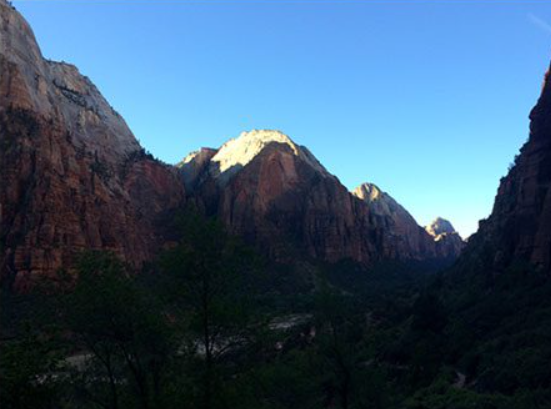
#> input picture week 5/1.png, 551 x 409 px, found by its file name
$ jupyter execute notebook.ipynb
#> lines starting #> are read from the running program, lines starting #| are printed output that depends on the picture
[cell 1]
import cv2
import matplotlib.pyplot as plt

[cell 2]
image = cv2.imread("/Users/ravshan/Documents/programming/DIP/week 5/1.png", cv2.IMREAD_GRAYSCALE)
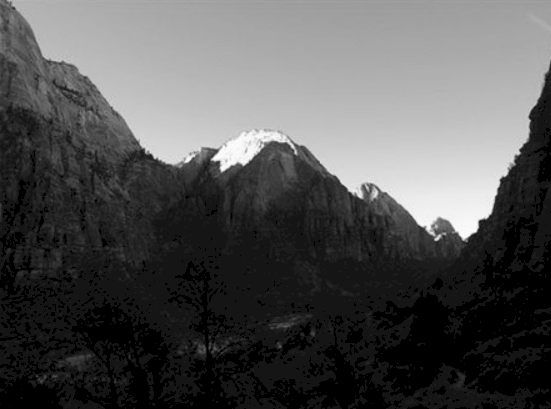
#> image: shape (409, 551); min 0, max 254, mean 83.8

equalized_image = cv2.equalizeHist(image)


plt.figure(figsize=(10, 5))
plt.subplot(2, 2, 1)
plt.imshow(image, cmap='gray')
plt.title('Original Image')
plt.axis('off')
# Function Explanation: ravel() flattens a multi-dimensional array into 1D.
# In this case, it flattens the 2D image matrix into a 1D array to plot its histogram.
plt.subplot(2, 2, 2)
plt.hist(image.ravel(), 256, [0,256])
plt.title('Histogram (Original)')
# Equalized image and its histogram
plt.subplot(2, 2, 3)
plt.imshow(equalized_image, cmap='gray')
plt.title('Equalized Image')
plt.axis('off')
plt.subplot(2, 2, 4)
plt.hist(equalized_image.ravel(), 256, [0,256])
plt.title('Histogram (Equalized)')
plt.show()
#> figure, not shown here; panel 2: tallest bar 52064 high, from x = 21 to 22; panel 4: tallest bar 52076 high, from x = 71 to 72

[cell 3]
import cv2
import matplotlib.pyplot as plt
# Read a color image
color_image = cv2.imread('1.png')
#> color_image is the input picture: shape (409, 551, 3); mean B, G, R 112.1, 87.7, 59.3
(b, g, r) = cv2.split(color_image)
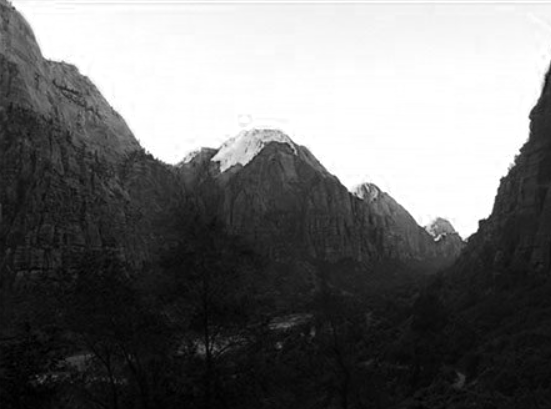
#> b: shape (409, 551); min 0, max 255, mean 112.1
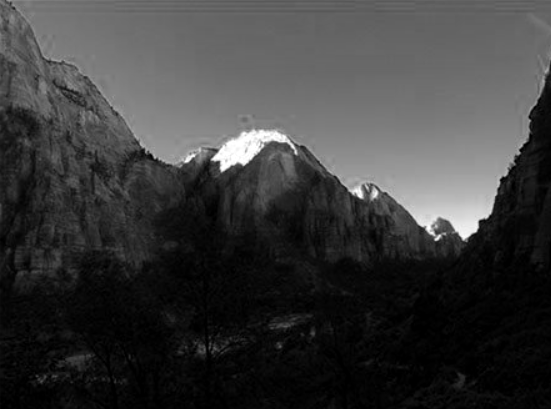
#> r: shape (409, 551); min 0, max 255, mean 59.3

equalized_b = cv2.equalizeHist(b)
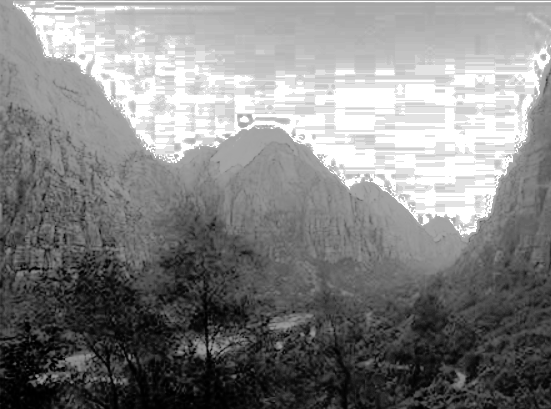
#> equalized_b: shape (409, 551); min 0, max 255, mean 130.9
equalized_g = cv2.equalizeHist(g)
equalized_r = cv2.equalizeHist(r)
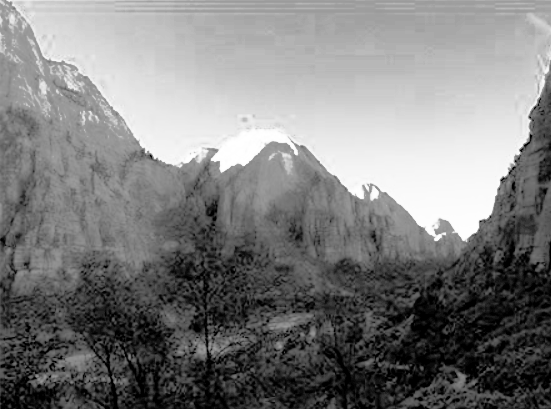
#> equalized_r: shape (409, 551); min 0, max 255, mean 125.8
# Merge the equalized channels
equalized_color_image = cv2.merge([equalized_b, equalized_g, equalized_r])
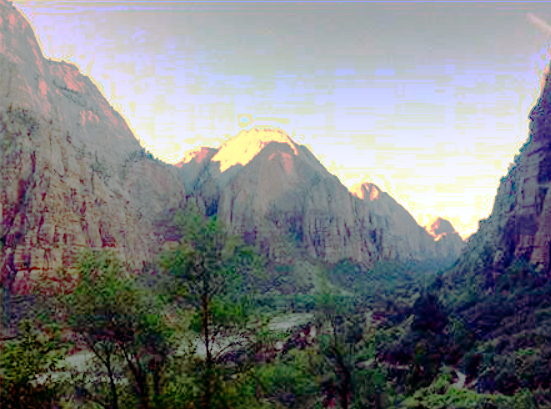
#> equalized_color_image: shape (409, 551, 3); mean B, G, R 130.9, 129, 125.8


plt.figure(figsize=(10,5))
plt.subplot(1, 2, 1)
plt.imshow(cv2.cvtColor(color_image,
cv2.COLOR_BGR2RGB))
plt.title('Original Color Image')
plt.axis('off')
plt.subplot(1, 2, 2)
plt.imshow(cv2.cvtColor(equalized_color_image,
cv2.COLOR_BGR2RGB))
plt.title('Equalized Color Image (Channels Separately)')
plt.axis('off')
plt.show()

[cell 4]
import cv2
import numpy as np
from skimage import exposure
import matplotlib.pyplot as plt
# Read two grayscale images

image_source = cv2.imread('/Users/ravshan/Documents/programming/DIP/week 5/1.png', cv2.IMREAD_GRAYSCALE)
image_target = cv2.imread('bright.png',
cv2.IMREAD_GRAYSCALE)
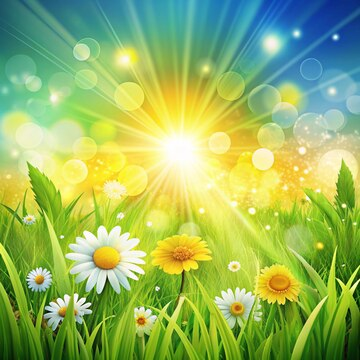
#> input picture week 5/bright.png, 360 x 360 px
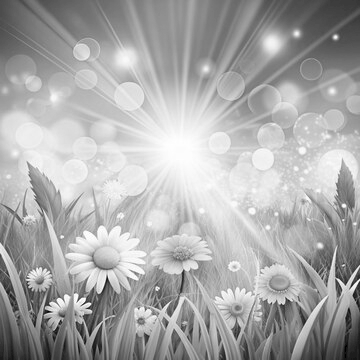
#> image_target: shape (360, 360); min 0, max 255, mean 169.7
# Function Explanation: exposure.match_histograms() matches the histogram of the source image
# to that of the target image. It adjusts pixel values to make the intensity distribution
# of the source image resemble the target image's histogram.
# Perform histogram matching
matched_image = exposure.match_histograms(image_source, image_target)
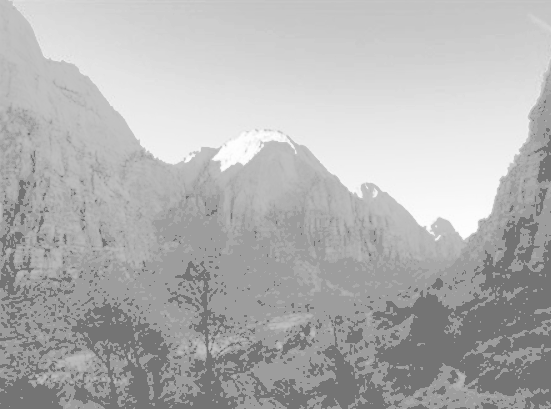
#> matched_image: shape (409, 551) float64; min 116.2, max 255, mean 179
# Display the source, target, and matched images
plt.figure(figsize=(15,5))
plt.subplot(3, 3, 1)
plt.imshow(image_source, cmap='gray')
plt.title('Source Image')
plt.axis('off')
plt.subplot(3, 3, 2)
plt.hist(image_source.ravel(), 256, [0,256])
plt.title('Histogram (Source)')
# Target image and its histogram
plt.subplot(3, 3, 4)
plt.imshow(image_target, cmap='gray')
plt.title('Target Image')
plt.axis('off')
plt.subplot(3, 3, 5)
plt.hist(image_target.ravel(), 256, [0,256])
plt.title('Histogram (Target)')
# Matched image and its histogram
plt.subplot(3, 3, 7)
plt.imshow(matched_image, cmap='gray')
plt.title('Matched Image')
plt.axis('off')
plt.subplot(3, 3, 8)
plt.hist(matched_image.ravel(), 256, [0,256])
plt.title('Histogram (Matched)')
plt.show()
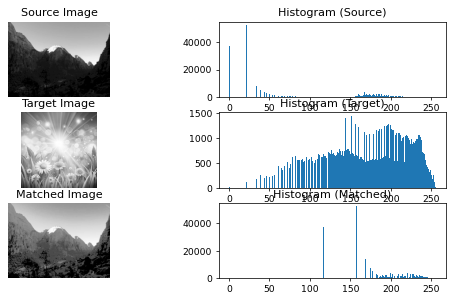
#> figure drawn by matplotlib, 6 panels; panel 2: tallest bar 52064 high, from x = 21 to 22; panel 4: tallest bar 1444 high, from x = 151 to 152; panel 6: tallest bar 52076 high, from x = 157 to 158
